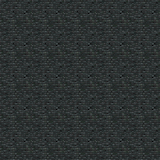

Rendered tile map (Tiled .tmx) drawn with the repository's tilesets; below, a short description and the full map source, tile grids included:
An orthogonal 5x5 tile map with 32x32 px tiles, 1 tile layer (Tile Layer 1).

<map version="1.5" tiledversion="1.6.0" orientation="orthogonal" renderorder="right-down" width="5" height="5" tilewidth="32" tileheight="32" infinite="0" nextlayerid="2" nextobjectid="1">
 <editorsettings>
  <export target="../JSONRooms/NeonTileRoom.json" format="json" />
 </editorsettings>
 <tileset firstgid="1" name="NeonTiles" tilewidth="32" tileheight="32" spacing="1" margin="1" tilecount="4" columns="2">
  <image source="../../tiles.png" width="67" height="67" />
  <tile id="0">
   <properties>
    <property name="collides" type="bool" value="true" />
   </properties>
  </tile>
  <tile id="1">
   <properties>
    <property name="collides" type="bool" value="false" />
   </properties>
  </tile>
  <tile id="2">
   <properties>
    <property name="collides" type="bool" value="true" />
   </properties>
  </tile>
  <tile id="3">
   <properties>
    <property name="collides" type="bool" value="true" />
   </properties>
  </tile>
 </tileset>
 <layer id="1" name="Tile Layer 1" width="5" height="5">
  <data encoding="csv">
2,2,2,2,2,
2,2,2,2,2,
2,2,2,2,2,
2,2,2,2,2,
2,2,2,2,2
</data>
 </layer>
</map>
